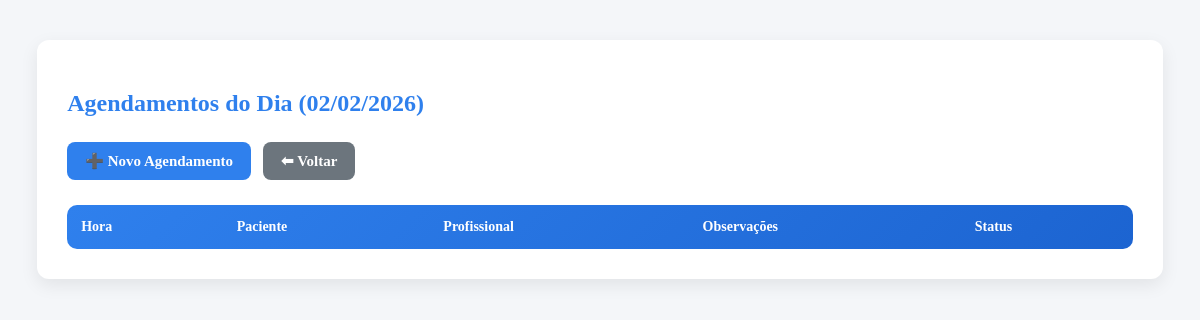
Before: /agendamentos/agendamentos.php?data=2026-02-02 with the older database file.
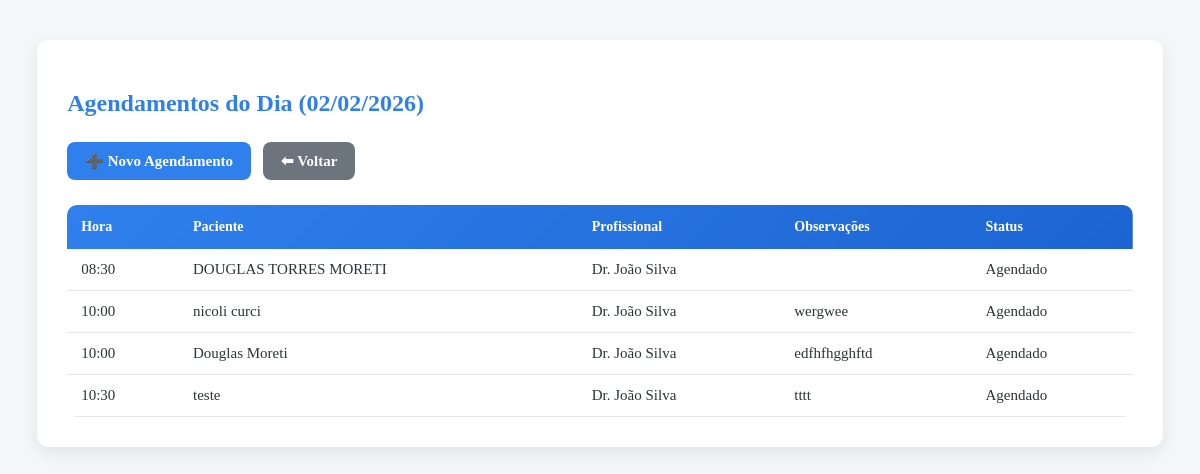
After: the same page with the newer database file.
### tables this page shows
CREATE TABLE agendamentos (
    id INTEGER PRIMARY KEY AUTOINCREMENT,
    paciente_id INTEGER NOT NULL,
    profissional_id INTEGER NOT NULL,
    data DATE NOT NULL,
    hora TIME NOT NULL,
    status TEXT NOT NULL,
    observacoes TEXT,

    FOREIGN KEY (paciente_id) REFERENCES pacientes(id),
    FOREIGN KEY (profissional_id) REFERENCES profissionais(id)
);

CREATE TABLE pacientes (
    id INTEGER PRIMARY KEY AUTOINCREMENT,
    nome TEXT NOT NULL,
    cpf TEXT UNIQUE,
    data_nascimento DATE,
    telefone TEXT,
    email TEXT,
    endereco TEXT,
    observacoes TEXT,
    created_at DATETIME DEFAULT CURRENT_TIMESTAMP
, ativo INTEGER DEFAULT 1);

CREATE TABLE profissionais (
    id INTEGER PRIMARY KEY AUTOINCREMENT,
    nome TEXT NOT NULL,
    cro TEXT UNIQUE,
    especialidade TEXT,
    telefone TEXT,
    ativo INTEGER DEFAULT 1
);

### agendamentos/controller.php (called while the page is built, shortened)
<?php
function listarAgendamentosPorData($db, $data) {
    $sql = "
        SELECT
            a.hora,
            p.nome AS paciente,
            pr.nome AS profissional,
            a.observacoes,
            a.status
        FROM agendamentos a
        JOIN pacientes p ON a.paciente_id = p.id
        JOIN profissionais pr ON a.profissional_id = pr.id
        WHERE a.data = :data
        ORDER BY a.hora
    ";
    $stmt = $db->prepare($sql);
    $stmt->execute([':data' => $data]);
    return $stmt->fetchAll(PDO::FETCH_ASSOC);
}

### agendamentos/agendamentos.php (the view, shortened to what this page needs)
<?php
require_once 'controller.php';
$dataSelecionada = $_GET['data'] ?? date('Y-m-d');
$agendamentos = listarAgendamentosPorData($db, $dataSelecionada);
?>
<!DOCTYPE html>
<html lang="pt-br">
    <head>
        <link rel="stylesheet" href="../assets/css/style-agendamentos.css">
    </head>
    <body id="agendamentos-page">
        <div class="agendamentos-container">
            <h2 class="agendamentos-title">
                Agendamentos do Dia (<?= date('d/m/Y', strtotime($dataSelecionada)) ?>)
            </h2>
            <div class="agendamentos-menu">
                <a href="novo.php?data=<?= $dataSelecionada ?>" class="agendamentos-btn">➕ Novo Agendamento</a>
                <a href="calendario.php" class="agendamentos-btn-sec">⬅ Voltar</a>
            </div>
            <div class="agendamentos-table-wrapper">
                <table class="agendamentos-table">
                    <thead>
                        <tr>
                            <th>Hora</th>
                            <th>Paciente</th>
                            <th>Profissional</th>
                            <th>Observações</th>
                            <th>Status</th>
                        </tr>
                    </thead>
                    <tbody>
                        <?php foreach ($agendamentos as $a): ?>
                        <tr>
                            <td><?= htmlspecialchars($a['hora']) ?></td>
                            <td><?= htmlspecialchars($a['paciente']) ?></td>
                            <td><?= htmlspecialchars($a['profissional']) ?></td>
                            <td><?= htmlspecialchars($a['observacoes']) ?></td>
                            <td><?= htmlspecialchars($a['status']) ?></td>
                        </tr>
                        <?php endforeach; ?>
                    </tbody>
                </table>
            </div>
        </div>
    </body>
</html>

Changed rows visible on the page:
added agendamentos: hora "08:30", paciente.nome "DOUGLAS TORRES MORETI", profissional.nome "Dr. João Silva", status "Agendado"
added agendamentos: hora "10:00", paciente.nome "nicoli curci", profissional.nome "Dr. João Silva", observacoes "wergwee", status "Agendado"
added agendamentos: hora "10:00", paciente.nome "Douglas Moreti", profissional.nome "Dr. João Silva", observacoes "edfhfhgghftd", status "Agendado"
added agendamentos: hora "10:30", paciente.nome "teste", profissional.nome "Dr. João Silva", observacoes "tttt", status "Agendado"
